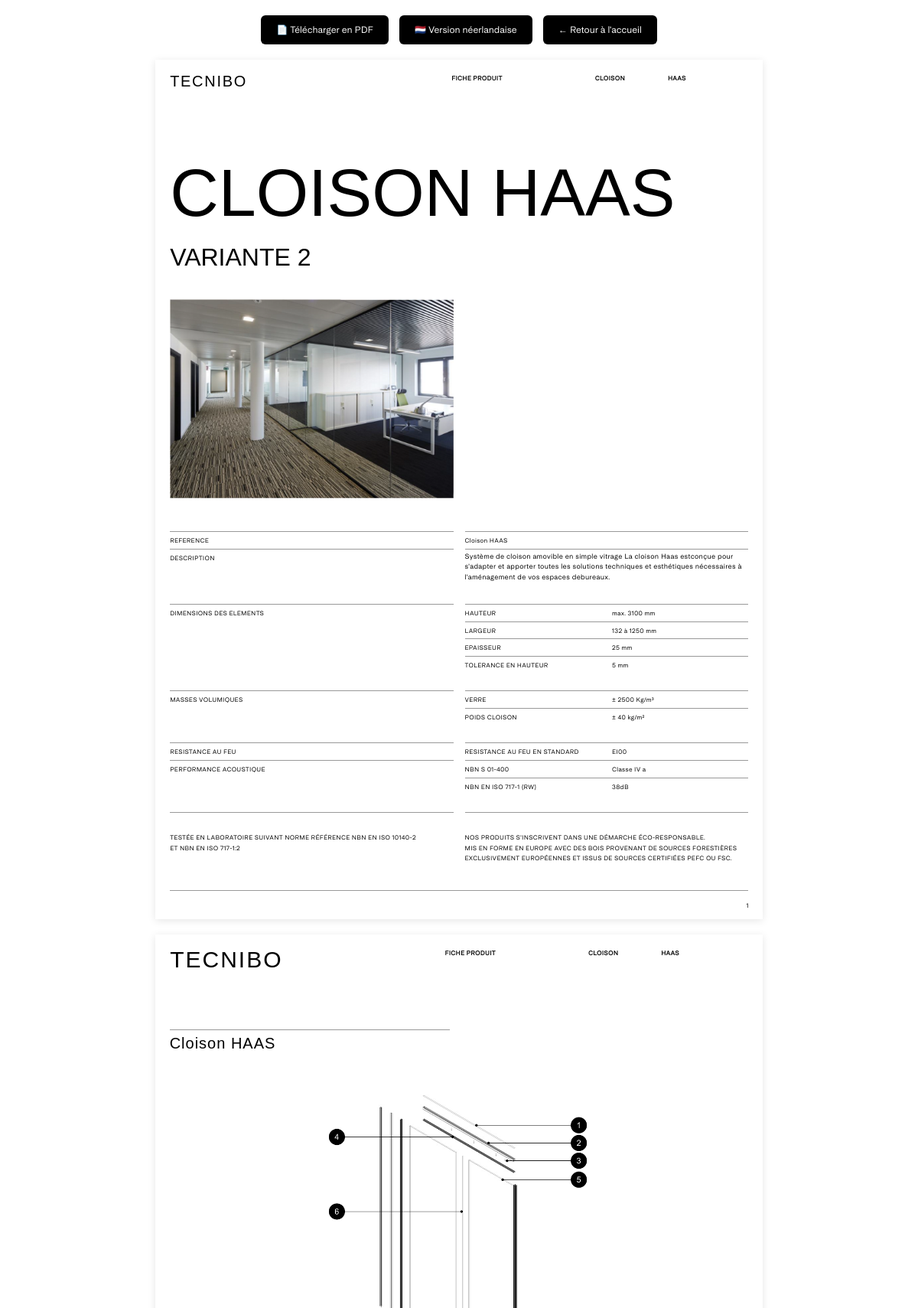
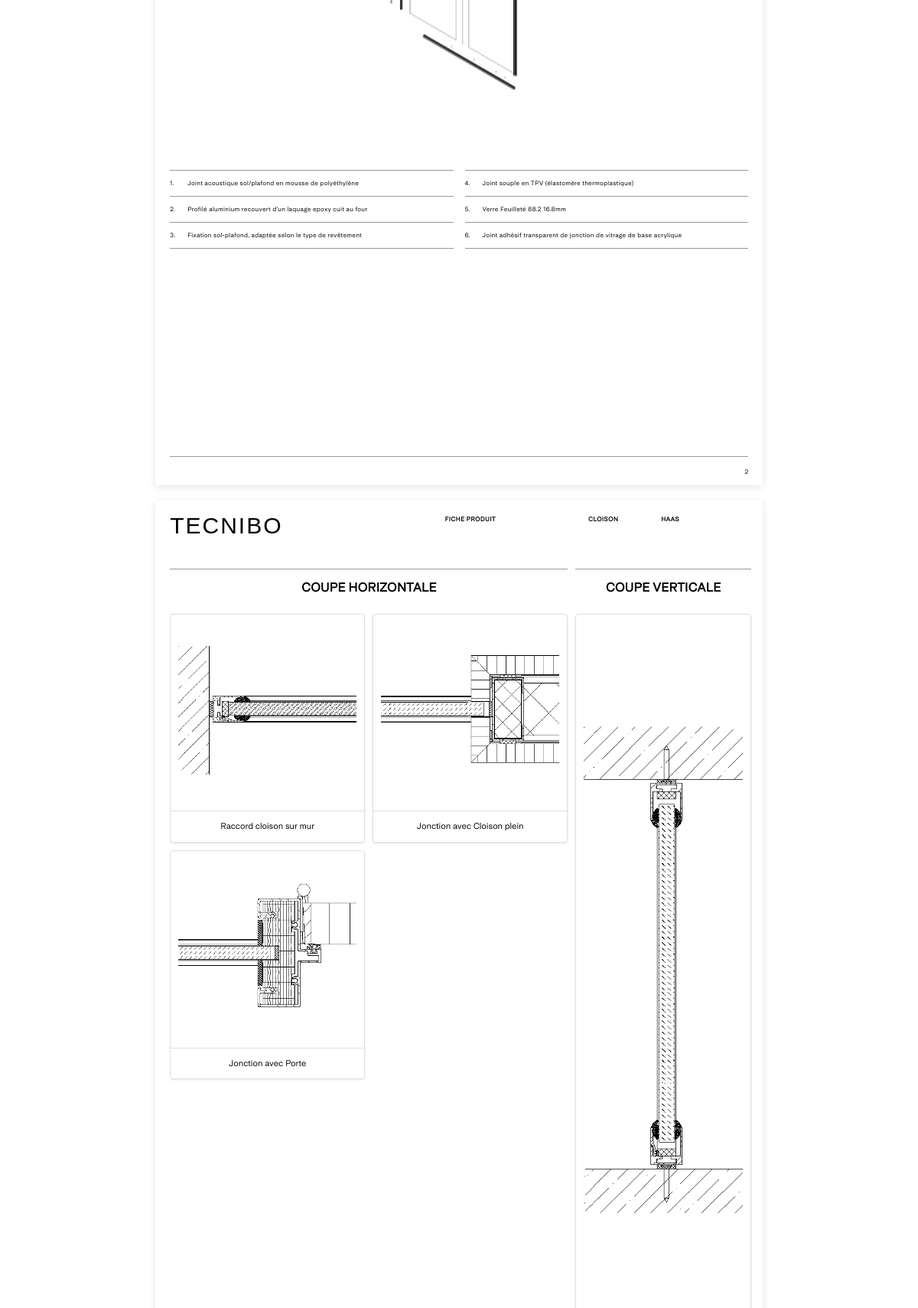
The app's page /tools/fiches/index?cpid=P_HAAS_VAR2_38dB_EI00 (upper part) with its own data (2 pictures, top to bottom).
### tables this page shows
CREATE TABLE fiche_technique (
        id INTEGER PRIMARY KEY AUTOINCREMENT,
        cpid TEXT NOT NULL,
        langue TEXT DEFAULT 'fr',
	    type TEXT,
        reference TEXT,
        description TEXT,
        photo_produit TEXT,
        hauteur TEXT,
        largeur TEXT,
        epaisseur TEXT,
	    epaisseur_battent TEXT,
        tolerance_hauteur TEXT,
        verre TEXT,
	    battant TEXT,
	    panneau TEXT,
        poids_porte_cloison  TEXT,
        resistance_feu TEXT,
        nbn_s_01_400 TEXT,
        nbn_en_iso_717_1 TEXT,
        design_et_flexibilite TEXT,
        personnalisation_options TEXT,
        vue_eclatee_image TEXT,
        vue_eclatee_1 TEXT,
        vue_eclatee_2 TEXT,
        vue_eclatee_3 TEXT,
        vue_eclatee_4 TEXT,
        vue_eclatee_5 TEXT,
        vue_eclatee_6 TEXT,
        vue_eclatee_7 TEXT,
        vue_eclatee_8 TEXT,
        vue_eclatee_9 TEXT,
        vue_eclatee_10 TEXT,
        vue_eclatee_11 TEXT,
        vue_eclatee_12 TEXT,
        vue_eclatee_13 TEXT,
        vue_eclatee_14 TEXT,
        vue_eclatee_15 TEXT,
        vue_eclatee_16 TEXT,
        vue_eclatee_17 TEXT,
        vue_eclatee_18 TEXT,
        vue_eclatee_19 TEXT,
        vue_eclatee_20 TEXT,
        vue_eclatee_21 TEXT,
        vue_eclatee_22 TEXT,
        vue_eclatee_count INTEGER DEFAULT 0,
        dessin_technique_1 TEXT,
        dessin_technique_2 TEXT,
        dessin_technique_3 TEXT,
        dessin_technique_4 TEXT,
        dessin_technique_5 TEXT,
        dessin_technique_6 TEXT,
        dessin_technique_nom_1 TEXT,
        dessin_technique_nom_2 TEXT,
        dessin_technique_nom_3 TEXT,
        dessin_technique_nom_4 TEXT,
        dessin_technique_nom_5 TEXT,
        dessin_technique_nom_6 TEXT
    , reference_menu TEXT NOT NULL DEFAULT '', variant TEXT);

### app.py (the view)
@app.route('/index')
@app.route(f"{BASE_PATH}/index")
def index():
    cpid = request.args.get("cpid")
    lang = request.args.get("lang", "fr")
    base = get_base_url()
    fiche = None
    if cpid:
        conn = get_db_connection()
        row = conn.execute(
            "SELECT * FROM fiche_technique WHERE cpid=? AND langue=?",
            (cpid, lang)
        ).fetchone()
        conn.close()
        if row:
            fiche = dict(row)
    if not fiche:
        return "Référence introuvable", 404
    if lang == "nl":
        return render_template("indexHaasNL.html", fiche=fiche, lang="nl", base=base)
    return render_template("indexHaas.html", fiche=fiche, lang="fr", base=base)

### app.py (called while the page is built)
def get_base_url():
    return BASE_PATH if BASE_PATH else ''

def get_db_connection():
    conn = sqlite3.connect(DB_NAME)
    conn.row_factory = sqlite3.Row
    return conn

### templates/indexHaas.html (shortened to what this page needs)
<!DOCTYPE html>
<html lang="fr">
<head>
  <link rel="stylesheet" href="{{ url_for('static', filename='stylesHaas.css') }}">
  <link href="https://cdn.jsdelivr.net/npm/bootstrap@5.3.2/dist/css/bootstrap.min.css" rel="stylesheet">
</head>
<body>
<div class="Telecharger">
    <button id="downloadBtn">📄 Télécharger en PDF</button>
    <button onclick="window.location.href='?cpid={{ fiche.cpid }}&lang=nl'">
        🇳🇱 Version néerlandaise
    </button>
    <button id="retourBtn" onclick="window.location.href='/'">
        ← Retour à l'accueil
    </button>
</div>
<div class="PageA4">
  <header>
    <div class="d-flex mb-5">
      <div class="logo">TECNIBO</div>
      <div class="d-flex text-muted-header header-right">
        <span class="FICHE" style="margin-right: 121px;">FICHE PRODUIT</span>
        <span class="SECTION" style="margin-right: 56px;">{{ fiche.type|upper }}</span>
        <span class="CPID">{{ fiche.reference_menu|upper }}</span>
      </div>
    </div>
  </header>
  <main>
    <h1 class="title">{{ fiche.reference }}</h1>
    {% if fiche.variant %}
      <h2 class="variant">{{ fiche.variant }}</h2>
    {% endif %}
    <div class="row gx-0">
      <div class="col-6">
        <div class="product-photo">
          {% if fiche.photo_produit %}
          <img src="{{ url_for('static', filename=fiche.photo_produit) }}"
               alt="Vue product photo"
               style="max-width:100%; max-height:100%; object-fit:contain;">
          {% endif %}
        </div>
      </div>
    </div>
    <div class="row table-row gx-0">
      <div class="col-6 text-muted border-half"><span>REFERENCE</span></div>
      <div class="col-6">
        <div class="d-flex align-items-center text-muted border-half inner-row">
          <span class="left">{{ fiche.reference }}</span>
        </div>
      </div>
    </div>
    <div class="row table-row gx-0">
      <div class="col-6 text-muted border-half"><span>DESCRIPTION</span></div>
      <div class="col-6 border-half text-desc dashDesc">
      </div>
    </div>
    <br>
    <div class="row table-row gx-0">
      <div class="col-6 text-muted text-muted-dim border-half"><span>DIMENSIONS DES ELEMENTS</span></div>
      <div class="col-6">
        <div class="d-flex align-items-center text-muted text-muted-dim border-half inner-row">
          <span class="left">HAUTEUR</span>
          <span class="right">{{ fiche.hauteur }}</span>
        </div>
        <div class="d-flex align-items-center text-muted text-muted-larg border-half inner-row">
          <span class="left">LARGEUR</span>
          <span class="right">{{ fiche.largeur }}</span>
        </div>
        {% if fiche.type == 'Cloison' %}
        <div class="d-flex align-items-center text-muted border-half inner-row">
          <span class="left">EPAISSEUR</span>
          <span class="right">{{ fiche.epaisseur }}</span>
        </div>
        {% else %}
        <div class="d-flex align-items-center text-muted border-half inner-row">
          <span class="left">EPAISSEUR BATTENT</span>
          <span class="right">{{ fiche.epaisseur }}</span>
        </div>
        {% endif %}
        <div class="d-flex align-items-center text-muted border-half inner-row">
          <span class="left">TOLERANCE EN HAUTEUR</span>
          <span class="right">{{ fiche.tolerance_hauteur }}</span>
        </div>
      </div>
    </div>
    <div class="padding"></div>
    <div class="row table-row gx-0">
      <div class="col-6 text-muted border-half"><span>MASSES VOLUMIQUES</span></div>
      <div class="col-6">
        {% if fiche.type == 'Cloison' %}
          {% if fiche.verre %}
          <div class="d-flex align-items-center text-muted border-half inner-row">
            <span class="left">VERRE</span>
            <span class="right">{{ fiche.verre }}</span>
          </div>
          {% endif %}
          {% if fiche.poids_porte_cloison %}
          <div class="d-flex align-items-center text-muted border-half inner-row">
            <span class="left">POIDS CLOISON</span>
            <span class="right">{{ fiche.poids_porte_cloison }}</span>
          </div>
          {% endif %}
        {% endif %}
      </div>
    </div>
    <div class="padding"></div>
    <div class="row table-row gx-0">
      <div class="col-6 text-muted border-half"><span>RESISTANCE AU FEU</span></div>
      <div class="col-6">
        <div class="d-flex align-items-center text-muted border-half inner-row">
          <span class="left">RESISTANCE AU FEU EN STANDARD</span>
          <span class="right">{{ fiche.resistance_feu }}</span>
        </div>
      </div>
    </div>
    <div class="row table-row gx-0">
      <div class="col-6 text-muted border-half"><span>PERFORMANCE ACOUSTIQUE</span></div>
      <div class="col-6">
        <div class="d-flex align-items-center text-muted border-half inner-row">
          <span class="left">NBN S 01-400</span>
          <span>{{ fiche.nbn_s_01_400 }}</span>
        </div>
        <div class="d-flex align-items-center text-muted border-half inner-row">
          <span class="left">NBN EN ISO 717-1 (RW)</span>
          <span class="right">{{ fiche.nbn_en_iso_717_1 }}</span>
        </div>
      </div>
    </div>
    <div class="padding"></div>
    <div class="row table-row gx-0">
      <div class="col-6 text-muted border-half">
        <div class="padding-test">
          TESTÉE EN LABORATOIRE SUIVANT NORME RÉFÉRENCE NBN EN ISO 10140-2 <br>ET NBN EN ISO 717-1:2
        </div>
      </div>
      <div class="col-6 border-half text-muted">
        <div class="padding-test">
          NOS PRODUITS S'INSCRIVENT DANS UNE DÉMARCHE ÉCO-RESPONSABLE.<br>
          MIS EN FORME EN EUROPE AVEC DES BOIS PROVENANT DE SOURCES FORESTIÈRES <br>
          EXCLUSIVEMENT EUROPÉENNES ET ISSUS DE SOURCES CERTIFIÉES PEFC OU FSC.
        </div>
      </div>
    </div>
  </main>
  <footer class="footer">
    <div class="footer-content">
      <span class="numberPage">1</span>
    </div>
  </footer>
</div>
<div class="PageA4">
  <header>
    <div class="d-flex mb-5">
      <div class="logo2">TECNIBO</div>
      <div class="d-flex text-muted-header2 header-right2">
        <span class="FICHE" style="margin-right: 121px;">FICHE PRODUIT</span>
        <span class="SECTION" style="margin-right: 56px;">{{ fiche.type|upper }}</span>
        <span class="CPID">{{ fiche.reference_menu|upper }}</span>
      </div>
    </div>
  </header>
  <main>
    <div class="main1">
      <div class="padding-Pa3"></div>
      <div class="row table-row gx-0">
        <div class="col-6 border-half">
          <div class="logTitle">
              {{ fiche.reference }}
          </div>
        </div>
      </div>
      <div id="Image">
        {% if fiche.vue_eclatee_image %}
        <img src="{{ url_for('static', filename=fiche.vue_eclatee_image) }}"
             alt="Vue éclatée produit"
             style="max-width:100%; max-height:100%; object-fit:contain;">
        {% endif %}
      </div>
    </div>
    <div class="main2">
      <div class="row table-row gx-0">
        <div class="col-6">
          {% for i in range(1, (fiche.vue_eclatee_count // 2) + (fiche.vue_eclatee_count % 2) + 1) %}
          <div class="text-muted_main2 border-half">
            <span style="display: inline-block; width: 0px; text-align: right;">{{ i }}.</span>&nbsp;&nbsp;&nbsp;&nbsp;&nbsp;&nbsp;&nbsp;&nbsp;&nbsp;
            {{ fiche['vue_eclatee_' ~ i] if fiche['vue_eclatee_' ~ i] else '' }}
          </div>
          {% endfor %}
          <div class="text-muted_main2 border-half"></div>
        </div>
        <div class="col-6">
          {% for i in range(((fiche.vue_eclatee_count // 2) + (fiche.vue_eclatee_count % 2)) + 1, fiche.vue_eclatee_count + 1) %}
          <div class="text-muted_main2 border-half">
            <span style="display: inline-block; width: 0px; text-align: right;">{{ i }}.</span>&nbsp;&nbsp;&nbsp;&nbsp;&nbsp;&nbsp;&nbsp;&nbsp;&nbsp;
            {{ fiche['vue_eclatee_' ~ i] if fiche['vue_eclatee_' ~ i] else '' }}
          </div>
          {% endfor %}
          <div class="text-muted_main2 border-half"></div>
        </div>
      </div>
    </div>
  </main>
  <footer class="footer">
    <div class="footer-content">
      <span class="numberPage">2</span>
    </div>
  </footer>
</div>
<div class="PageA4">
  <header>
    <div class="d-flex mb-5">
      <div class="logo2">TECNIBO</div>
      <div class="d-flex text-muted-header2 header-right2">
        <span class="FICHE" style="margin-right: 121px;">FICHE PRODUIT</span>
        <span class="SECTION" style="margin-right: 56px;">{{ fiche.type|upper }}</span>
        <span class="CPID">{{ fiche.reference_menu|upper }}</span>
      </div>
    </div>
  </header>
  <main>
    <div class="main4">
      <div class="row table-row gx-0">
        <div class="col-8 border-half">
          <div class="DesFlecHV">COUPE HORIZONTALE</div>
          <div class="row Horizontal1">
            <div class="col-6">
              <div class="w3-container">
                {% if fiche.dessin_technique_1 %}
                <div class="w3-card-4 w3-center">
                  <img src="{{ url_for('static', filename=fiche.dessin_technique_1) }}" alt="">
                  <div class="w3-container w3-center">
                    {% if fiche.dessin_technique_nom_1 %}
                    <p>{{ fiche.dessin_technique_nom_1 }}</p>
                    {% endif %}
                  </div>
                </div>
                {% endif %}
              </div>
            </div>
            <div class="col-6">
              <div class="w3-container">
                {% if fiche.dessin_technique_2 %}
                <div class="w3-card-4 w3-center">
                  <img src="{{ url_for('static', filename=fiche.dessin_technique_2) }}" alt="">
                  <div class="w3-container w3-center">
                   {% if fiche.dessin_technique_nom_2 %}
                    <p>{{ fiche.dessin_technique_nom_2 }}</p>
                    {% endif %}
                  </div>
                </div>
                {% endif %}
              </div>
            </div>
          </div>
          <div class="row Horizontal2">
            <div class="col-6">
              <div class="w3-container">
                {% if fiche.dessin_technique_3 %}
                <div class="w3-card-4 w3-center">
                  <img src="{{ url_for('static', filename=fiche.dessin_technique_3) }}" alt="">
                  <div class="w3-container w3-center">
                    {% if fiche.dessin_technique_nom_3 %}
                    <p>{{ fiche.dessin_technique_nom_3 }}</p>
                    {% endif %}
                  </div>
                </div>
                {% endif %}
              </div>
            </div>
            <div class="col-6">
              <div class="w3-container">
              </div>
            </div>
          </div>
          <div class="row Horizontal3">
            <div class="col-6">
              <div class="w3-container">
              </div>
            </div>
          </div>
        </div>
        <div class="col-4 border-half">
          <div class="DesFlecHV">COUPE VERTICALE</div>
          {% if fiche.dessin_technique_6 %}
          <div class="vertical">
            <img src="{{ url_for('static', filename=fiche.dessin_technique_6) }}">
          </div>
          {% endif %}
        </div>
      </div>
    </div>
  </main>
</div>
</body>
</html>

### records on screen
fiche_technique: type "CLOISON", reference_menu "HAAS", reference "CLOISON HAAS", variant "VARIANTE 2", photo_produit (picture), reference "Cloison HAAS", hauteur "max. 3100 mm", largeur "132 à 1250 mm", epaisseur "25 mm", tolerance_hauteur "5 mm", verre "± 2500 Kg/m³", poids_porte_cloison "± 40 kg/m²", resistance_feu "EI00", nbn_s_01_400 "Classe IV a", nbn_en_iso_717_1 "38dB", vue_eclatee_image (picture), vue_eclatee_1 "Joint acoustique sol/plafond en mousse de polyéthylène" "Profilé aluminium recouvert d’un laquage epoxy cuit au four" "Fixation sol-plafond, adaptée selon le type de revêtement", vue_eclatee_4 "Joint souple en TPV (élastomère thermoplastique)" "Verre Feuilleté 88.2 16.8mm" "Joint adhésif transparent de jonction de vitrage de base acrylique", dessin_technique_1 (picture), dessin_technique_nom_1 "Raccord cloison sur mur", dessin_technique_2 (picture), dessin_technique_nom_2 "Jonction avec Cloison plein", dessin_technique_3 (picture), dessin_technique_nom_3 "Jonction avec Porte", dessin_technique_6 (picture)

### other values on screen
{{ i }} "1" "2" "3"
{{ i }} "4" "5" "6"
